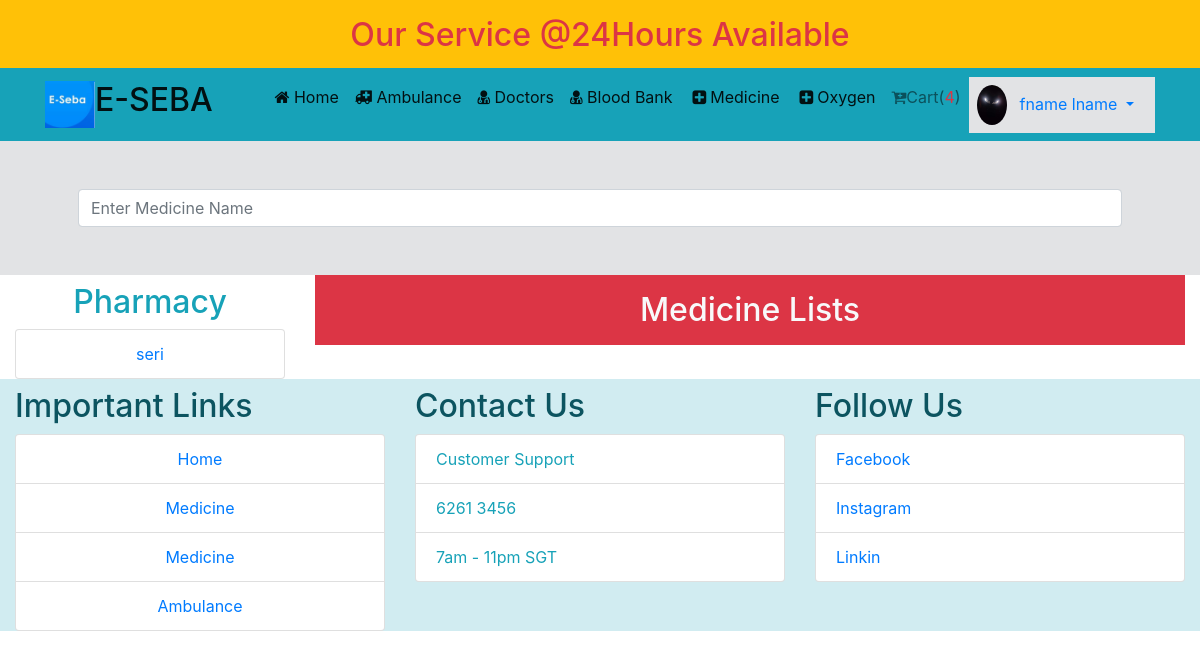
/medicine.php (signed in), run on an earlier commit of the app's database.
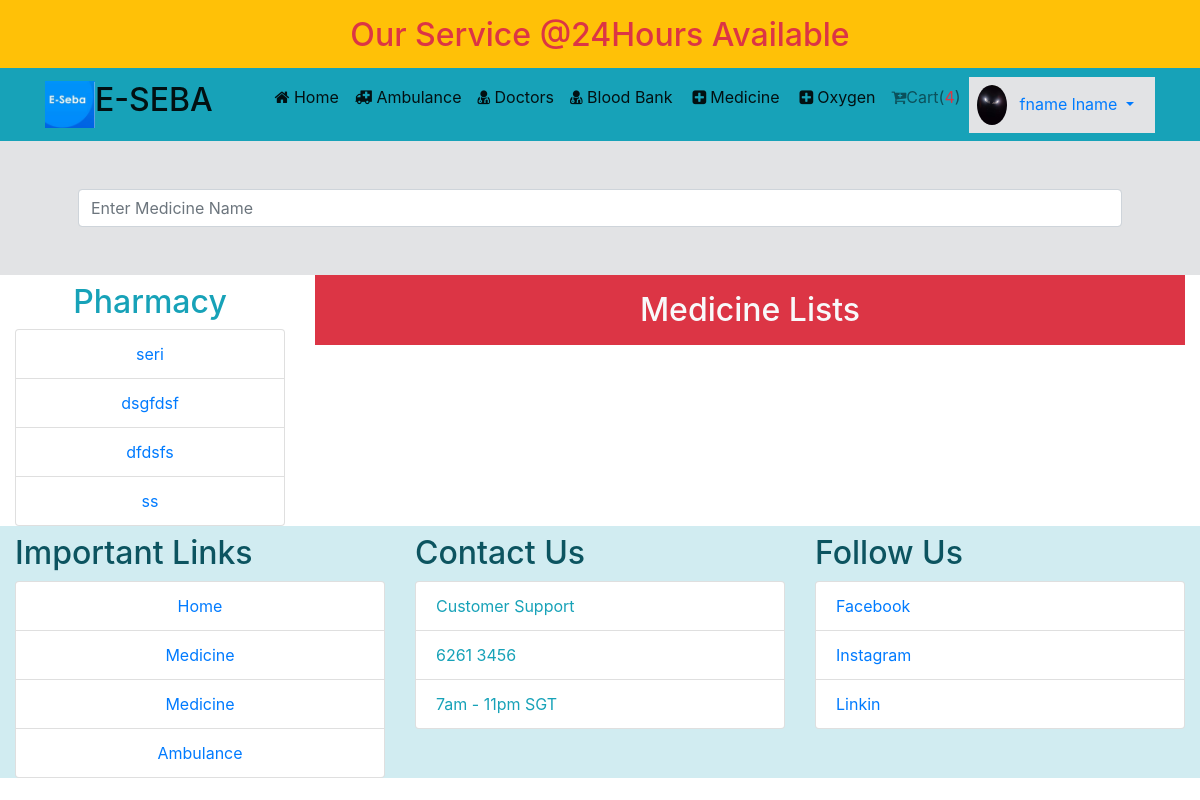
And on a later commit of the database.
### tables this page shows
CREATE TABLE `pharmacy` (
  `phar_id` int(11) NOT NULL,
  `phar_name` varchar(200) NOT NULL,
  `seller_id` int(11) NOT NULL
);

### classes/Medicine.php (called while the page is built, shortened)
<?php
 $filepath = realpath(dirname(__FILE__));
 include_once ($filepath.'/../lib/Database.php');
class Medicine
{
	private $db;
	function __construct(){
		$this->db = new Database();
	}
	public function allPharmacy(){
		$sql ='SELECT * FROM `pharmacy` join sellers ON sellers.seller_id= pharmacy.seller_id';
		$fetchAll = $this->db->select($sql);
		return $fetchAll;
	}
}

### lib/Database.php (called while the page is built, shortened)
<?php
Class Database{
	public $host   = DB_HOST;
	public $user   = DB_USER;
	public $pass   = DB_PASS;
	public $dbname = DB_NAME;
	public $link;
	private function connectDB(){
	$this->link = new mysqli($this->host, $this->user, $this->pass, $this->dbname);
 }
	public function select($query){
		$result = $this->link->query($query) or die($this->link->error.__LINE__);
		if($result->num_rows > 0){
			return $result;
		} else {
			return false;
		}
	}
}

### medicine.php (the view, shortened to what this page needs)
<?php include "layout/header.php"; ?>
<section class="container-fluid alert-secondary">
	<div class="container p-5">
		<input type="text" id="search_meditext" class="form-control" name="" placeholder="Enter Medicine Name">
	</div>
</section>
<section class="container-fluid">
	<div class="row">
		<div class="col-md-3">
			<p class="h2 mt-2 text-center text-info">Pharmacy</p>
			<ul class="list-group">
			<?php
				$result = $Medicine->allPharmacy();
				if($result){
					while($value = $result->fetch_assoc()){
						echo ' <li class="list-group-item text-center"><a class="" href="pharmacy.php?pharmacy='.$value['phar_id'].'">'.$value['phar_name'].'</a></li>';
					}
				}
			?>
			</ul>
		</div>
		<div class="col-md-9">
			<div class="">
				<h2 class="text-center text-light bg-danger p-3">Medicine Lists</h2>
		</div>
	</div>
</section>
<?php include "layout/footer.php"; ?>

What changed in the data, as far as the page shows it:
added pharmacy: phar_name "dsgfdsf"
added pharmacy: phar_name "dfdsfs"
added pharmacy: phar_name "ss"
